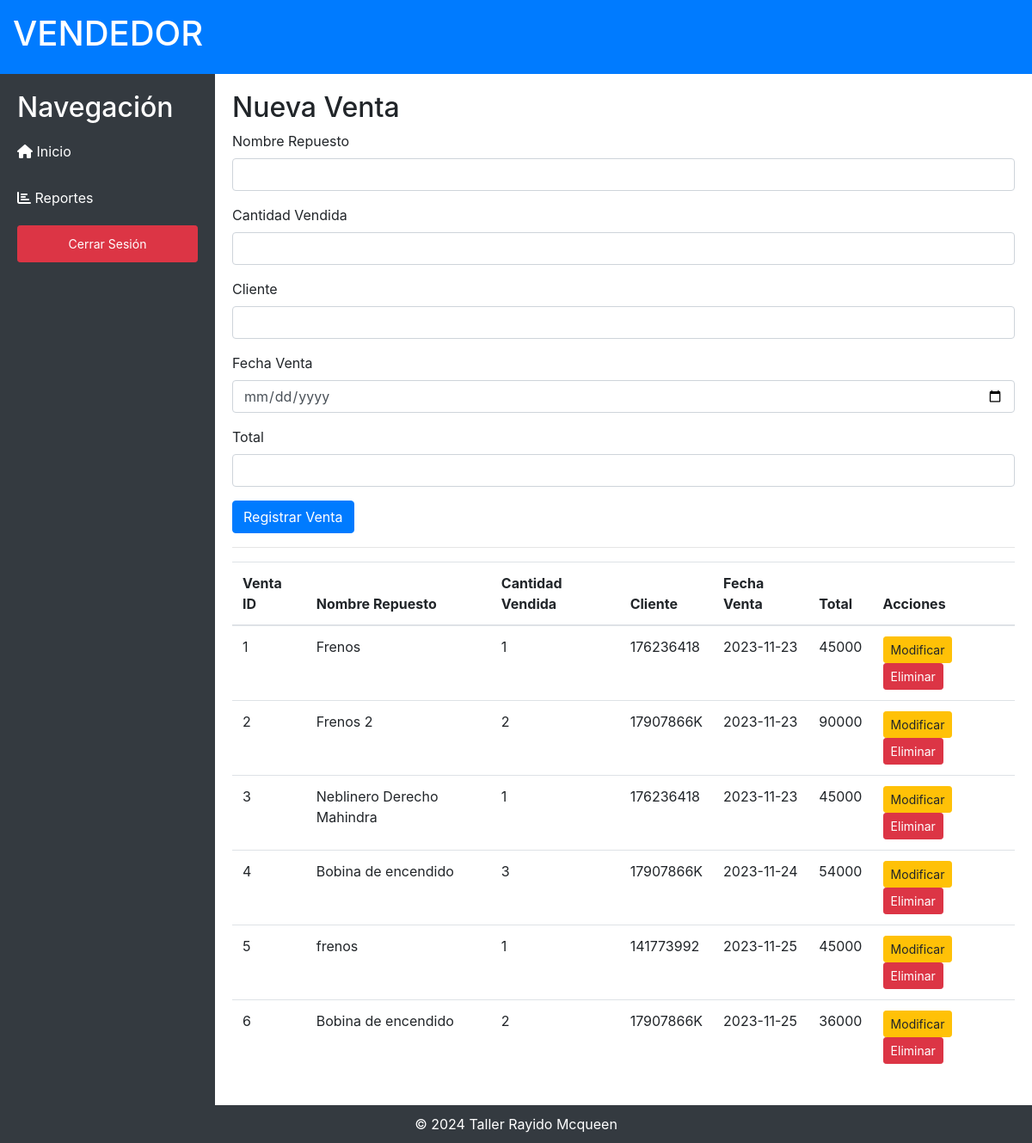
Page /paginas/vendedor.php on the committed database.
### tables this page shows
CREATE TABLE `ventasrepuestos` (
  `VentaID` int(11) NOT NULL,
  `NombreRepuesto` varchar(100) DEFAULT NULL,
  `CantidadVendida` int(11) DEFAULT NULL,
  `Cliente` varchar(11) DEFAULT NULL,
  `FechaVenta` date DEFAULT NULL,
  `Total` int(11) NOT NULL
);

### paginas/vendedor.php (the view, shortened to what this page needs)
    <!DOCTYPE html>
    <html lang="en">
    <head>
        <link rel="stylesheet" href="https://cdnjs.cloudflare.com/ajax/libs/font-awesome/6.0.0-beta3/css/all.min.css">
        <link rel="stylesheet" href="https://cdnjs.cloudflare.com/ajax/libs/twitter-bootstrap/4.6.0/css/bootstrap.min.css">
        <link rel="stylesheet" href="../css/estilo_admin.css">
    </head>
    <body>
        <div class="header">
            <h1>VENDEDOR</h1>
        </div>
        <div class="wrapper">
            <nav class="sidebar">
                <h2>Navegación</h2>
                <a href="../paginas/vendedor.php"><i class="fas fa-home"></i> Inicio</a>
                <a href="../paginas/reporte_ven.php"><i class="fas fa-chart-bar"></i> Reportes</a>
                <a href="../index.html" class="btn btn-danger btn-sm" style="margin-top: 10px;">Cerrar Sesión</a>
            </nav>
            <div class="main-content">
                <div class="new-sale">
                    <h2>Nueva Venta</h2>
                    <form action="../php/vta/agregar_venta.php" method="POST">
                        <div class="form-group">
                            <label for="nombre_repuesto">Nombre Repuesto</label>
                            <input type="text" id="nombre_repuesto" name="nombre_repuesto" class="form-control" required>
                        </div>
                        <div class="form-group">
                            <label for="cantidad_vendida">Cantidad Vendida</label>
                            <input type="number" id="cantidad_vendida" name="cantidad_vendida" class="form-control" required>
                        </div>
                        <div class="form-group">
                            <label for="cliente">Cliente</label>
                            <input type="text" id="cliente" name="cliente" class="form-control" required>
                        </div>
                        <div class="form-group">
                            <label for="fecha_venta">Fecha Venta</label>
                            <input type="date" id="fecha_venta" name="fecha_venta" class="form-control" required>
                        </div>
                        <div class="form-group">
                            <label for="total">Total</label>
                            <input type="number" id="total" name="total" class="form-control" step="0.01" required>
                        </div>
                        <button type="submit" class="btn btn-primary">Registrar Venta</button>
                    </form>
                </div>
                <hr>
                <?php
                include '../php/conexion.php';
                ?>
                <?php
                $sql = "SELECT * FROM ventasrepuestos";
                $resultado = $conexion->query($sql);
                if ($resultado->num_rows > 0) {
                    echo '<table class="table">';
echo '<thead><tr><th>Venta ID</th><th>Nombre Repuesto</th><th>Cantidad Vendida</th><th>Cliente</th><th>Fecha Venta</th><th>Total</th><th>Acciones</th></tr></thead>';
echo '<tbody>';
while ($fila = $resultado->fetch_assoc()) {
    echo '<tr>';
    echo '<td>' . $fila['VentaID'] . '</td>';
    echo '<td>' . $fila['NombreRepuesto'] . '</td>';
    echo '<td>' . $fila['CantidadVendida'] . '</td>';
    echo '<td>' . $fila['Cliente'] . '</td>';
    echo '<td>' . $fila['FechaVenta'] . '</td>';
    echo '<td>' . $fila['Total'] . '</td>';
    echo '<td>';
    echo '<a href="../php/vta/modificar_venta.php?id=' . $fila['VentaID'] . '" class="btn btn-warning btn-sm">Modificar</a> ';
    echo '<a href="../php/vta/eliminar_venta.php?id=' . $fila['VentaID'] . '" class="btn btn-danger btn-sm" onclick="return confirm(\'¿Estás seguro de que deseas eliminar esta venta?\');">Eliminar</a>';
    echo '</td>';
    echo '</tr>';
}
    echo '</tbody>';
    echo '</table>';
                } else {
                    echo "No se encontraron ventas.";
                }
                ?>
            </div>
        </div>
        <div class="footer">
            &copy; 2024 Taller Rayido Mcqueen
        </div>
    </body>
    </html>

### css/estilo_admin.css (style rules this page uses)
body { display: flex; min-height: 100vh; flex-direction: column; }
.wrapper { display: flex; flex: 1; }
.sidebar { width: 250px; background: #343a40; color: #fff; padding: 20px; flex-shrink: 0; }
.sidebar a { color: #fff; text-decoration: none; display: block; padding: 10px 0; margin: 10px 0; }
.main-content { flex: 1; padding: 20px; }
.header { background: #007bff; color: #fff; padding: 15px; }
.footer { background: #343a40; color: #fff; text-align: center; padding: 10px 0; }

### rows in the picture
ventasrepuestos: VentaID "1", NombreRepuesto "Frenos", CantidadVendida "1", Cliente "176236418", FechaVenta "2023-11-23", Total "45000"
ventasrepuestos: VentaID "2", NombreRepuesto "Frenos 2", CantidadVendida "2", Cliente "17907866K", FechaVenta "2023-11-23", Total "90000"
ventasrepuestos: VentaID "3", NombreRepuesto "Neblinero Derecho Mahindra", CantidadVendida "1", Cliente "176236418", FechaVenta "2023-11-23", Total "45000"
ventasrepuestos: VentaID "4", NombreRepuesto "Bobina de encendido", CantidadVendida "3", Cliente "17907866K", FechaVenta "2023-11-24", Total "54000"
ventasrepuestos: VentaID "5", NombreRepuesto "frenos", CantidadVendida "1", Cliente "141773992", FechaVenta "2023-11-25", Total "45000"
ventasrepuestos: VentaID "6", NombreRepuesto "Bobina de encendido", CantidadVendida "2", Cliente "17907866K", FechaVenta "2023-11-25", Total "36000"
